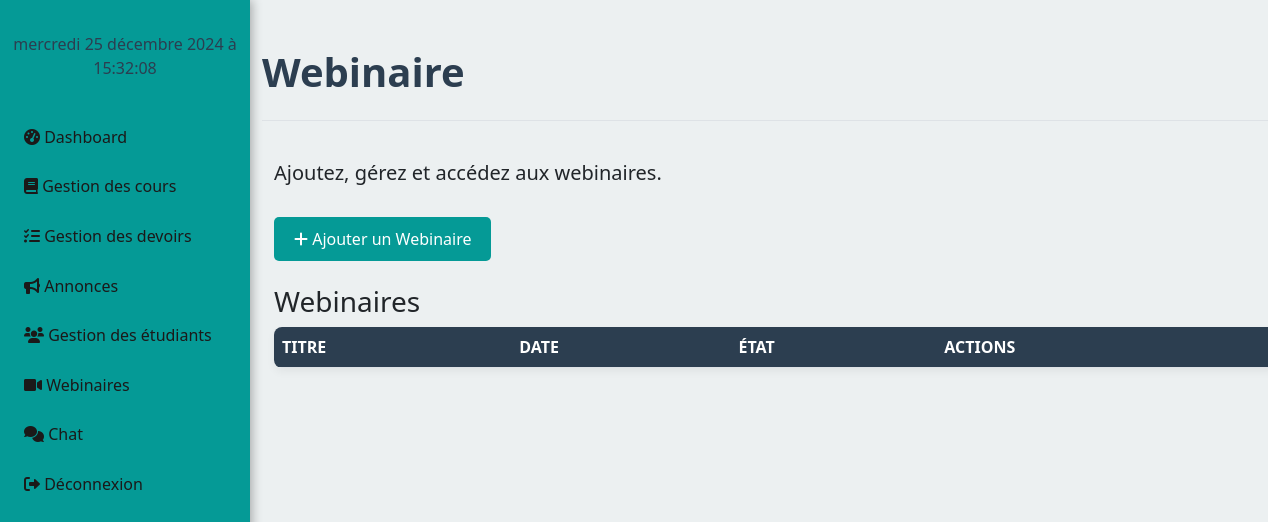
Page /gestion_webinaires/ on the earlier database version.
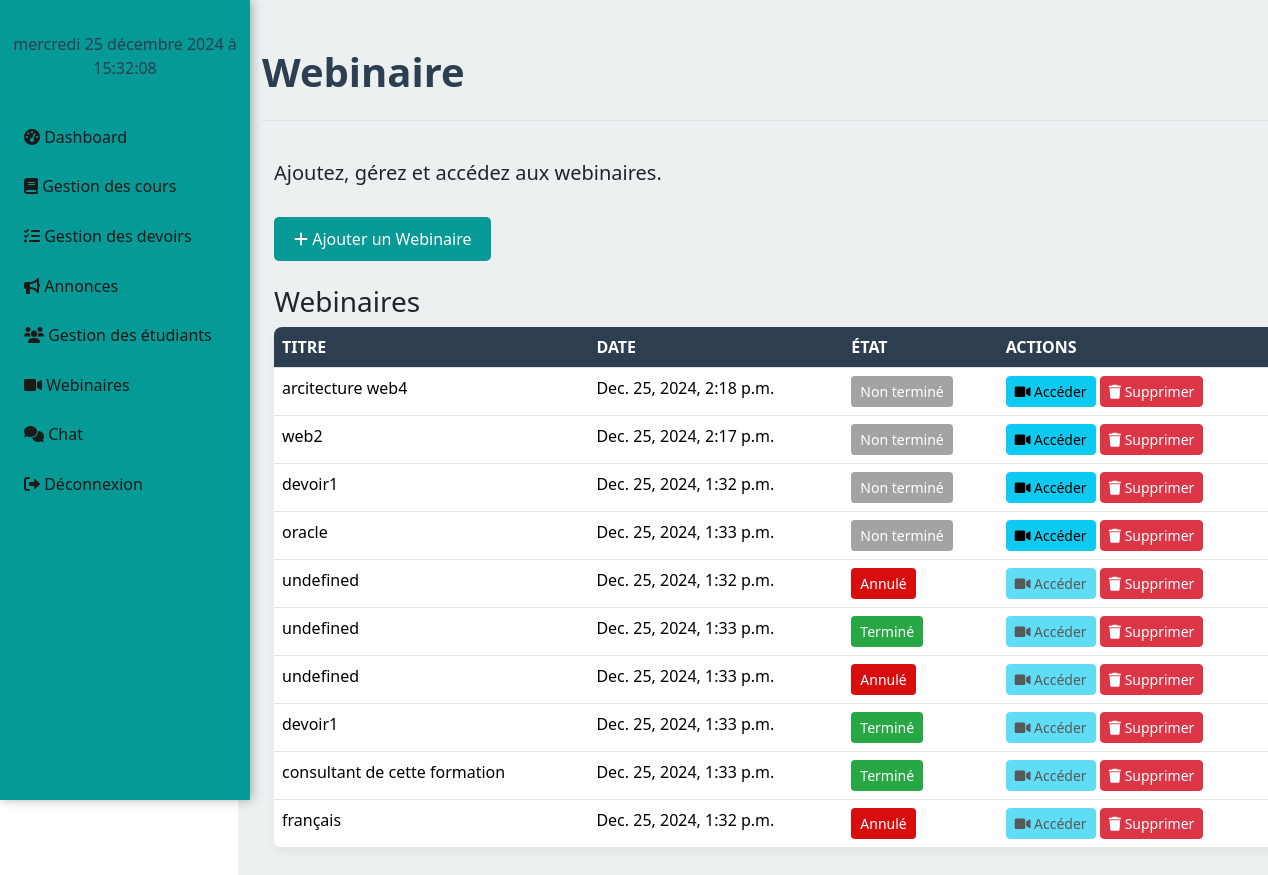
Same page on the later database version.
### learn/models.py (models this page shows, shortened)
class Webinaire(models.Model):
    STATUT_CHOICES=[
        ('non_termine', 'Non terminé'),
        ('annule', 'Annulé'),
        ('termine', 'Terminé'),
    ]
    titre = models.CharField(max_length=200)
    date = models.DateTimeField(auto_now=True)
    lien = models.URLField()
    enseignant = models.ForeignKey(User, on_delete=models.CASCADE)
    etat = models.CharField(max_length=15, choices=STATUT_CHOICES, default='non_termine')
    est_termine = models.BooleanField(default=False)
    date_creation = models.DateTimeField(auto_now_add=True)
    est_annule = models.BooleanField(default=False)

### learn/views.py (the view)
# urls.py: path('gestion_webinaires/', views.gestion_webinaires, name='gestion_webinaires'),
def gestion_webinaires(request):
    webinaires = Webinaire.objects.all().order_by("-date_creation")
    context = {
        'webinaires': webinaires,
    }
    return render(request, 'dashboard/enseignant/gestion_webinaires.html', context)

### learn/templates/dashboard/enseignant/gestion_webinaires.html (shortened to what this page needs)
{% extends 'dashboard/enseignant/base.html' %}
{% block content %}
    <div class="row">
        <main role="main" class="col-md-8 ml-sm-auto col-lg-10 px-4">
            <div class="d-flex justify-content-between flex-wrap flex-md-nowrap align-items-center pt-3 pb-2 mb-3 border-bottom">
                <h1>Webinaire</h1>
            </div>
            <div class="container py-4">
                <div class="row mb-4">
                    <div class="col-md-12">
                        <h5 class="h5 text-dark font-weight-bold">Ajoutez, gérez et accédez aux webinaires.</h5>
                    </div>
                </div>
                <div>
                    <button class="btn btn-success" data-toggle="modal" data-target="#addWebinaireModal" style="padding: 10px 20px; background-color: #059a96; color: white; border: none; border-radius: 5px; cursor: pointer;">
                        <i class="fas fa-plus"></i> Ajouter un Webinaire
                    </button>
                </div>
                <br>
                <h3>Webinaires</h3>
                <table class="table">
                    <thead>
                        <tr>
                            <th>Titre</th>
                            <th>Date</th>
                            <th>État</th>
                            <th>Actions</th>
                        </tr>
                    </thead>
                    <tbody>
                        {% for webinaire in webinaires %}
                            <tr id="webinaire-{{ webinaire.id }}">
                                <td>{{ webinaire.titre }}</td>
                                <td>{{ webinaire.date }}</td>
                                <td>
                                    <button class="btn btn-sm" id="state-button-{{ webinaire.id }}"
                                        {% if webinaire.etat == 'termine' %}
                                            style="background-color: #28a745; color: white;"
                                        {% elif webinaire.etat == 'annule' %}
                                            style="background-color: #d80d0d; color: white;"
                                        {% else %}
                                            style="background-color: rgba(74,73,73,0.5); color: white;"
                                        {% endif %}
                                        onclick="toggleStateDropdown({{ webinaire.id }})">
                                        {% if webinaire.etat == 'termine' %}
                                            Terminé
                                        {% elif webinaire.etat == 'annule' %}
                                            Annulé
                                        {% else %}
                                            Non terminé
                                        {% endif %}
                                    </button>
                                </td>
                                <td>
                                    <a href="{{ webinaire.lien }}"
                                       class="btn btn-info btn-sm {% if webinaire.etat == 'termine' or webinaire.etat == 'annule' %}disabled{% endif %}"
                                       {% if webinaire.etat == 'termine' or webinaire.etat == 'annule' %}tabindex="-1" aria-disabled="true"{% endif %}>
                                        <i class="fas fa-video"></i> Accéder
                                    </a>
                                    <form action="{% url 'supprimer_webinaire' webinaire.id %}" method="POST" style="display:inline;">
                                        <button class="btn btn-danger btn-sm">
                                            <i class="fas fa-trash"></i> Supprimer
                                        </button>
                                    </form>
                                </td>
                            </tr>
                        {% endfor %}
                    </tbody>
                </table>
            </div>
        </main>
    </div>
{% endblock %}

### learn/templates/dashboard/enseignant/base.html (shortened to what this page needs)
{% load static %}
<!DOCTYPE html>
<html lang="en">
<head>
<link rel="stylesheet" href="{% static 'css/bootstrap.css' %}">
<link rel="stylesheet" href="{% static 'css/bootstrap.min.css' %}">
<link rel="stylesheet" href="https://cdnjs.cloudflare.com/ajax/libs/font-awesome/6.0.0-beta3/css/all.min.css">
<link rel="stylesheet" href="{% static 'css/styles.css' %}">
{% include 'dashboard/enseignant/header.html' %}
</head>
<body>
    {% block content %}{% endblock content %}
</body>
</html>

### learn/templates/dashboard/enseignant/header.html (shortened to what this page needs)
<nav class="col-md-2 d-none d-md-block bg-light sidebar">
    <div class="sidebar-sticky">
<div class="row">
        <div class="col-md-12 text-center">
             <p id="current-time"></p>
        </div>
    </div>
        <ul class="nav flex-column mt-3">
            <li class="nav-item">
                <a class="nav-link" href="{% url 'dashboard' %}">
                    <i class="fas fa-tachometer-alt"></i> Dashboard
                </a>
            </li>
            <li class="nav-item">
                <a class="nav-link" href="{% url 'cours_list' %}">
                    <i class="fas fa-book"></i> Gestion des cours
                </a>
            </li>
            <li class="nav-item">
                <a class="nav-link" href="{% url 'visualiser_devoirs' %}">
                    <i class="fas fa-tasks"></i> Gestion des devoirs
                </a>
            </li>
            <li class="nav-item">
                <a class="nav-link" href="{% url 'annonces_list' %}">
                    <i class="fas fa-bullhorn"></i> Annonces
                </a>
            </li>
            <li class="nav-item">
                <a class="nav-link" href="{% url 'liste_etudiants' %}">
                    <i class="fas fa-users"></i> Gestion des étudiants
                </a>
            </li>
              <li class="nav-item">
                <a class="nav-link" href="{% url 'gestion_webinaires' %}">
                    <i class="fas fa-video"></i> Webinaires
                </a>
            </li>
            <li class="nav-item">
                <a class="nav-link" href="{% url 'chat_enseignant'  %}">
                       <i class="fas fa-comments"></i> Chat
                </a>
            </li>
            <li class="nav-item">
                <a class="nav-link" href="{% url 'log_out' %}">
                    <i class="fas fa-sign-out-alt"></i> Déconnexion
                </a>
            </li>
        </ul>
    </div>
</nav>

### learn/static/css/styles.css (style rules this page uses)
.sidebar { background-color: #059a96 !important; color: #2c3e50 !important; padding-top: 2rem;!important; width: 250px; position: fixed; top: 0; left: 0; height: 100vh; box-shadow: 2px 0 10px rgba(0, 0, 0, 0.3); }
.sidebar .nav-link { color: #1b1919; padding: 0.8rem 1.5rem; border-radius: 4px; transition: color 0.3s, background-color 0.3s; }
main { margin-left: 250px; padding: 2rem; background-color: #ecf0f1; min-height: 100vh; }
h1, h4 { color: #2c3e50; font-weight: bold; margin-bottom: 1rem; }
.table { background: white; border-radius: 8px; box-shadow: 0 4px 8px rgba(0, 0, 0, 0.05); overflow: hidden; }
.table th { background-color: #2c3e50; color: white; text-transform: uppercase; font-weight: 600; }
.table tbody tr:nth-child(even) { background-color: #f9f9f9; }
button { background-color: #6a1b9a; color: white; border: none; padding: 8px; cursor: pointer; border-radius: 5px; }

Differences in the rows shown:
added Webinaire: titre "arcitecture web4", date "Dec. 25, 2024, 2:18 p.m.", etat "Non terminé"
added Webinaire: titre "web2", date "Dec. 25, 2024, 2:17 p.m.", etat "Non terminé"
added Webinaire: titre "devoir1", date "Dec. 25, 2024, 1:32 p.m.", etat "Non terminé"
added Webinaire: titre "oracle", date "Dec. 25, 2024, 1:33 p.m.", etat "Non terminé"
added Webinaire: titre "undefined", date "Dec. 25, 2024, 1:32 p.m.", etat "Annulé"
added Webinaire: titre "undefined", date "Dec. 25, 2024, 1:33 p.m.", etat "Terminé"
added Webinaire: titre "undefined", date "Dec. 25, 2024, 1:33 p.m.", etat "Annulé"
added Webinaire: titre "devoir1", date "Dec. 25, 2024, 1:33 p.m.", etat "Terminé"
added Webinaire: titre "consultant de cette formation", date "Dec. 25, 2024, 1:33 p.m.", etat "Terminé"
added Webinaire: titre "français", date "Dec. 25, 2024, 1:32 p.m.", etat "Annulé"
